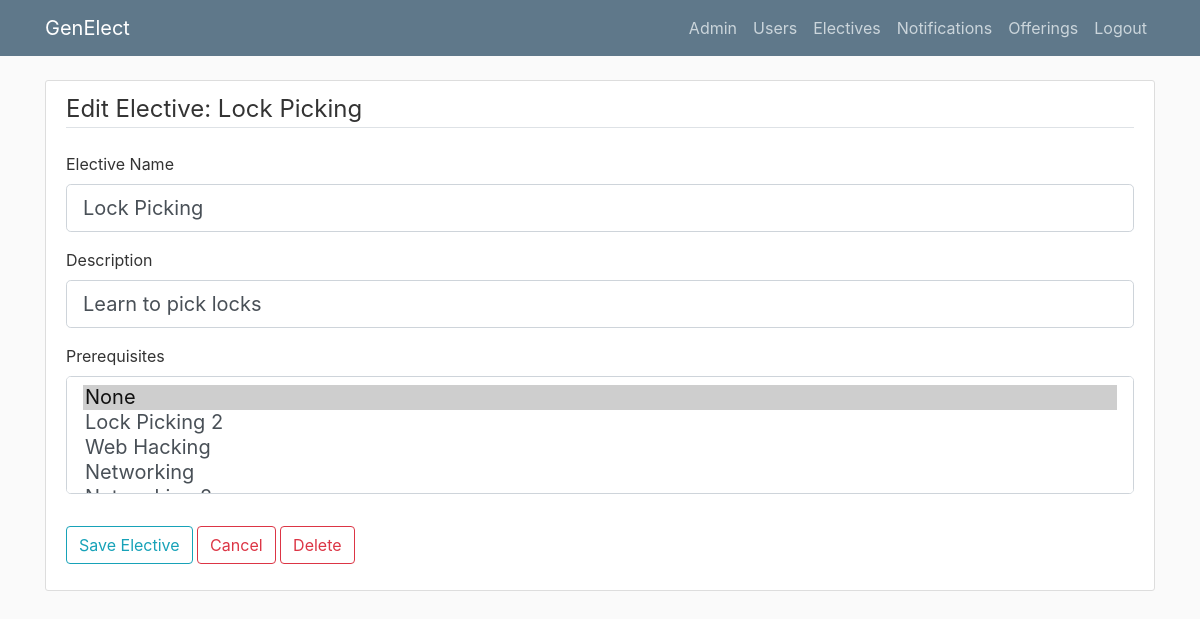
The app's page /editelective/1 (signed in), older data.
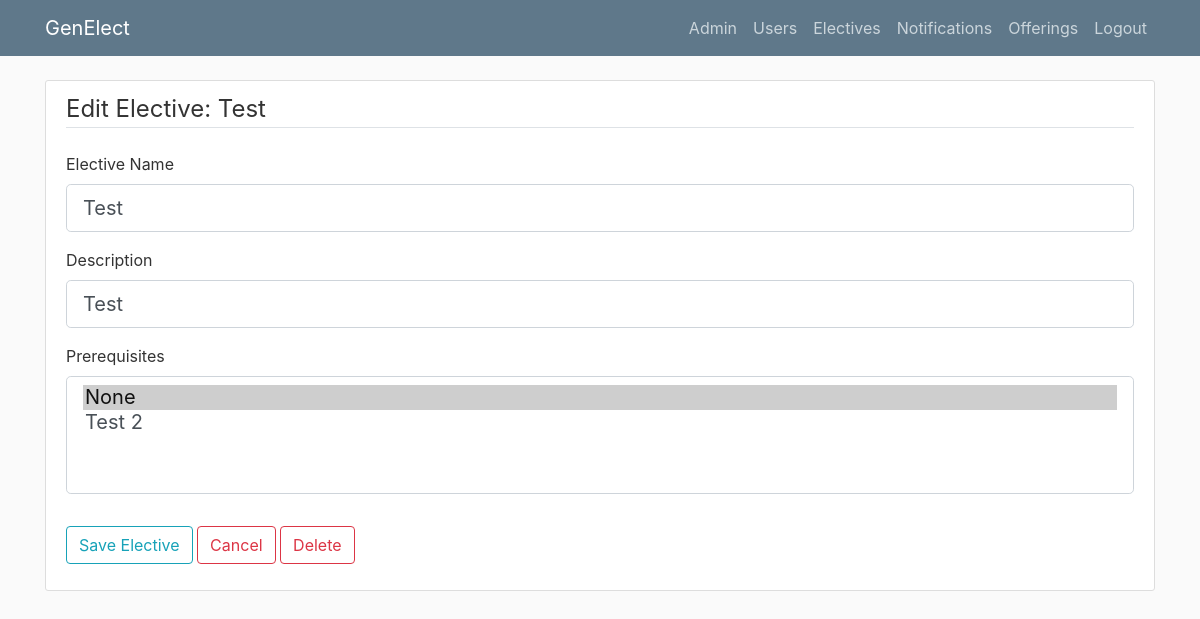
The same page, newer data.
### genElect/models.py (models this page shows)
class Base(db.Model):
    __abstract__ = True
    id = db.Column(db.Integer, primary_key=True, autoincrement=True)
    date_created = db.Column(db.DateTime, default=db.func.current_timestamp())
    date_modified = db.Column(db.DateTime, default=db.func.current_timestamp(),
            onupdate=db.func.current_timestamp())

class Electives(Base):
    __tablename__ = 'electives'
    name = db.Column(db.String(100))
    description = db.Column(db.String(500))
    prerequisites = db.relationship('Prerequisites', backref='elective', lazy=True)
    offerings = db.relationship('Offerings', backref='elective', lazy=True)
    completed_users = db.relationship('Completions', backref='elective', lazy=True)

### genElect/__init__.py (the view)
@app.route("/elective/<elective_id>", methods=['GET', 'POST'])
@app.route("/editelective/<elective_id>", methods=['GET', 'POST'])
def editelective(elective_id):
    if current_user.is_authenticated and (current_user.role == "admin" or current_user.role == "instructor"):
        elective = Electives.query.filter_by(id=int(elective_id)).first()
        if elective:
            form = ElectiveForm()
            prereq_choices = [('-1','None')]
            electives = Electives.query.all()
            for e in electives:
                if elective != e:
                    prereq_choices.append((str(e.id), e.name))
            form.prerequisites.choices = prereq_choices
            if form.validate_on_submit():
                elective.name = form.name.data
                elective.description = form.description.data
                for prerequisite in elective.prerequisites:
                    db.session.delete(prerequisite)
                for pre in form.prerequisites.data:
                    pre = int(pre)
                    if pre > 0:
                        new_prerequisite = Prerequisites(elective_id=elective.id, prerequisite_elective_id=pre)
                        db.session.add(new_prerequisite)
                db.session.commit()
                flash("Elective Info Updated", 'success')
                return redirect(f'/elective/{elective_id}')
            elif request.method == 'GET':
                form.name.data = elective.name
                form.description.data = elective.description
                picked = []
                for p in elective.prerequisites:
                    picked.append(str(p.prerequisite_elective_id))
                if picked:
                    form.prerequisites.data = picked
                else: #if there are no selected prerequisites show 'None' selected
                    form.prerequisites.data = ['-1']
            return render_template('editelective.html', elective=elective, form=form, title="Elective Edit")
        else:
            return render_template('notfound.html')
    else:
        return render_template('denied.html')

### genElect/forms/__init__.py
class ElectiveForm(FlaskForm):
	name = StringField('Elective Name', validators=[DataRequired()])
	description = StringField('Description', validators=[DataRequired()])
	prerequisites = SelectMultipleField('Prerequisites', choices = []) #fill dynamically
	submit = SubmitField('Save Elective')

### genElect/__init__.py (called while the page is built)
@login_manager.user_loader
def load_user(user_id):
    return Users.query.get(int(user_id))

### genElect/templates/editelective.html (shortened to what this page needs)
{% extends "layout.html" %}
{% block content %}
    <div class="content-section">
    	<form method="POST" action="">
    		<fieldset class="form-group">
    			<legend class="border-bottom mb-4">Edit Elective: {{ elective.name }}</legend>
    			<div class="form-group">
    				{{ form.name.label(class="form-control-label") }}
                    {% if form.name.errors %}
                        {{ form.name(class="form-control form-control-lg is-invalid") }}
                        <div class="invalid-feedback">
                            {% for error in form.name.errors %}
                                <span>{{ error }}</span>
                            {% endfor%}
                        </div>
                    {% else %}
                        {{ form.name(class="form-control form-control-lg") }}
                    {% endif %}
    			</div>
                <div class="form-group">
                    {{ form.description.label(class="form-control-label") }}
                    {% if form.description.errors %}
                        {{ form.description(class="form-control form-control-lg is-invalid") }}
                        <div class="invalid-feedback">
                            {% for error in form.description.errors %}
                                <span>{{ error }}</span>
                            {% endfor%}
                        </div>
                    {% else %}
                        {{ form.description(class="form-control form-control-lg") }}
                    {% endif %}
                </div>
                <div class="form-group">
                    {{ form.prerequisites.label(class="form-control-label") }}
                    {% if form.prerequisites.errors %}
                        {{ form.prerequisites(class="form-control form-control-lg is-invalid") }}
                        <div class="invalid-feedback">
                            {% for error in form.prerequisites.errors %}
                                <span>{{ error }}</span>
                            {% endfor%}
                        </div>
                    {% else %}
                        {{ form.prerequisites(class="form-control form-control-lg") }}
                    {% endif %}
                </div>
    		</fieldset>
    		<div class="form-group">
    			{{ form.submit(class="btn btn-outline-info") }}
                <button type="button" onclick="window.location.href = '/allelectives'" class="btn btn-outline-danger">Cancel</button>
                <button type="button" onclick="window.location.href = '/deleteelective/{{elective.id}}'" class="btn btn-outline-danger">Delete</button>
    		</div>
    	</form>
    </div>
{% endblock content %}

Row changes from the older to the newer data that the page shows:
changed Electives: name "Lock Picking" → "Test"; description "Learn to pick locks" → "Test"
Text that changed along with them:
form field prerequisites: "None ☑ / Lock Picking 2 / Web Hacking / Networking" → "None ☑ / Test 2"
